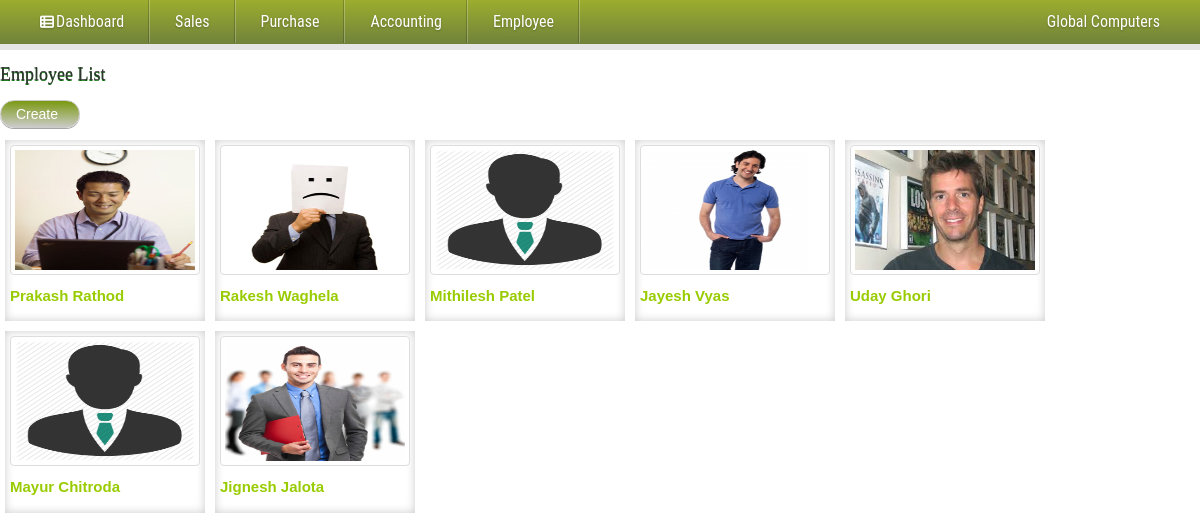
The page /admin/employee_list.php (signed in) on the database its author committed.
### tables this page shows
CREATE TABLE IF NOT EXISTS `employee_master` (
  `emp_id` int(10) NOT NULL AUTO_INCREMENT,
  `emp_name` varchar(100) NOT NULL,
  `doj` date NOT NULL,
  `address` varchar(300) NOT NULL,
  `address1` varchar(300) NOT NULL,
  `phone` varchar(30) NOT NULL,
  `mob` varchar(10) NOT NULL,
  `email` varchar(50) NOT NULL,
  `dob` date NOT NULL,
  `sex` char(1) NOT NULL,
  `marital_status` varchar(10) NOT NULL,
  `dept_id` int(10) NOT NULL,
  `job_title` varchar(50) NOT NULL,
  `basic_salary` double(10,2) NOT NULL,
  `reference_by` varchar(50) NOT NULL,
  `emp_img` varchar(200) NOT NULL,
  PRIMARY KEY (`emp_id`)
);

### admin/employee_list.php (the view, shortened to what this page needs)
<?php include_once("header.php"); ?>
<form action="" method="post" role="form">
	<h4 id="title">Employee List </h4>
	<a href="#modal" id="btn-create">Create</a>
	<br /><br />
	<?php
	  $rs=mysql_query("select *from employee_master")or die(mysql_error());
	  if (mysql_num_rows($rs)>0)
	  {
		while($row=mysql_fetch_array($rs))
		{
		echo '<div id="box-list"><a href="employee.php?view=employee&empid='.$row['emp_id'].'">';
		if($row['emp_img']=="")
			echo'<img src="../emp_img/emp_m.png" id="img" class="img-thumbnail"/></a>';
		else
			echo'<img src="../emp_img/'.$row['emp_img'].'" id="img" class="img-thumbnail"/></a>';
		echo'<div id="box-detail"><a href="employee.php?view=employee&empid='.$row['emp_id'].'" id="box-list-link" align=center>'.$row['emp_name'].'</a></div></div>';
		}
	}
	else
	echo 'Record Not Found..';
	 ?>
</form>

### admin/header.php (shortened to what this page needs)
<?php
	if(isset($_SESSION['ossem_user_id']) && isset($_SESSION['ossem_db_name']))
	{
		if($_SESSION['ossem_user_type1']!=10)
		{
?>
<!DOCTYPE html>
    <link rel="stylesheet" type="text/css" href="../styles/menu_style.css">
	<link href="../styles/bootstrap.min.css" rel="stylesheet">
    <link href="../styles/font-awesome.min.css" rel="stylesheet">
    <link href="../styles/style.css" rel="stylesheet">
	<link href="../styles/popup.css" rel="stylesheet"/>
	<link rel="stylesheet" type="text/css" href="../js/jquery.autocomplete.js" />
	<link href="../styles/bootstrap.css" rel="stylesheet">
	<link rel="stylesheet" href="../styles/datepicker.css">
	<link rel="stylesheet" href="../js/jquery-ui.min.css"/>
</head>
<body>
<div id="header">
	<div class="container">
	</div>
</div>
	<div id="menu1" class="menu_container green full_width topfixed container">
		<ul>
			<li><a href="index.php?id=1"><i class="fa fa-th-list"></i>Dashboard</a></li>
			<li><a href="index.php?id=2">Sales</a></li>
			<li><a href="index.php?id=3">Purchase</a></li>
			<li><a href="index.php?id=4"> Accounting</a></li>
			<?php
			if($_SESSION['ossem_user_type']!=2)
				echo '<li><a href="index.php?id=5">Employee</a></li>';
			?>
			<li class="right last"><a href="#">
			<?php  echo ucwords($_SESSION['ossem_enterprise_name']); ?></a>
			</li>
		</ul>
	</div>
<?php
 }
 }
 else{
 ?>
	<meta http-equiv="refresh" content="0;url=../index.php">
 <?php
 }
 ?>

### styles/menu_style.css (style rules this page uses)
.fa { display:inline-block;font-family:FontAwesome;font-style:normal;font-weight:normal;line-height:1;-webkit-font-smoothing:antialiased;-moz-osx-font-smoothing:grayscale }
.fa-th-list:before { content:"\f00b" }
.menu_container { margin-bottom:30px;height:auto;clear:both;float:left;border-radius:2px;box-sizing:border-box;-moz-box-sizing:border-box }
.menu_container.full_width { width:100%; }
.menu_container>ul { position:relative;list-style:none;margin:0;padding:0;float:left;width:100%;background:inherit;height:0;overflow:hidden }
.menu_container>ul>li { position:relative;background:inherit;display:block;padding:0;margin:0 }
.menu_container>ul>li>a { padding:8px 25px;display:block;color:#fff;text-decoration:none;text-shadow:0 1px 2px rgba(0,0,0,0.25);font-size:16px;line-height:28px;height:43px;font-family:"Roboto Condensed",sans-serif;transition:background-color 200ms linear;-moz-transition:background-color 200ms linear;-o-transition:background-color 200ms linear;-webkit-transition:background-color 200ms linear }
.menu_container>ul>li .fa { font-size:14px;margin-right:2px }
.menu_container>ul>li.last>a { box-shadow:none;border-right:0 }
@media only screen and (min-width:640px) { .menu_container { height:44px;padding-left:10px;padding-right:10px } }
@media only screen and (min-width:640px) { .menu_container>ul { transition:all 100ms linear;-moz-transition:all 100ms linear;-o-transition:all 100ms linear;-webkit-transition:all 100ms linear;height:44px;background:0;overflow:visible } }
@media only screen and (min-width:640px) { .menu_container>ul>li { position:static;float:left;background:inherit } }
@media only screen and (min-width:640px) { .menu_container>ul>li>a { box-shadow:none;border-right:0;box-shadow:inset -1px 0 0 rgba(0,0,0,0.2);border-right:1px solid rgba(255,255,255,0.25) } }
@media only screen and (min-width:640px) { .menu_container>ul>li.right { float:right } }
.menu_container.topfixed { position:fixed;width:100%;top:0;left:0;border-radius:0 }
.menu_container.green { background:#9cad2e;background:-moz-linear-gradient(top,#9cad2e 0,#70823b 100%);background:-webkit-gradient(linear,left top,left bottom,color-stop(0,#9cad2e),color-stop(100%,#70823b));background:-webkit-linear-gradient(top,#9cad2e 0,#70823b 100%);background:-o-linear-gradient(top,#9cad2e 0,#70823b 100%);background:-ms-linear-gradient(top,#9cad2e 0,#70823b 100%);background:linear-gradient(to bottom,#9cad2e 0,#70823b 100%) }

### styles/style.css (style rules this page uses)
#title { width:100%; font-family:Georgia, "Times New Roman", Times, serif; height:auto; margin-top:15px; text-shadow: 0 1px #006600; }
body { margin: 0; padding: 0; color: #414141; }
#header { background: rgba(0,0,0,0.1); padding: 20px 0; position:relative; }
#box-list { width:200px; float:left; margin:5px; padding:5px; -moz-box-shadow: inset 0 0 5px #CCCCCC; -webkit-box-shadow: inset 0 0 5px #CCCCCC; box-shadow: inset 0 0 10px #CCCCCC; }
#box-detail { padding:10px 10px 10px 0px; }
#img { width:190px; height:130px; }
#box-list-link { font-size:15px; color:#99CC00; text-transform:capitalize; font-weight:600; }
#btn-create { background: -webkit-linear-gradient(180deg, #CCCCCC, #79980d); background: -o-linear-gradient(180deg, #333333, #79980d); background: -moz-linear-gradient(180deg, #333333, #79980d); background: linear-gradient(1deg,#CCCCCC,#79980d); filter: progid:DXImageTransform.Microsoft.gradient(GradientType=0,StartColorStr='#f6f6f6', EndColorStr='#e1e1e1'); border: 1px solid #ccc; color:#FFFFFF; display:inline-block; min-width:80px; float:left; font-family:Verdana, Arial, Helvetica, sans-serif; margin-right:0px; margin-bottom:5px; padding:3px 0px; padding-left:15px; margin-top:5px; text-decoration:none; border-radius:20px; -moz-border-radius:20px; -webkit-border-radius:20px; -moz-box-shadow:0 1px rgba(0,0,0,.35); -webkit-box-shadow:0 1px rgba(0,0,0,.35); }

### styles/popup.css (style rules this page uses)
html, body, div, span, applet, object, iframe, h1, h2, h3, h4, h5, h6, p, blockquote, pre, a, abbr, acronym, address, big, cite, code, del, dfn, em, img, ins, kbd, q, s, samp, small, strike, strong, sub, sup, tt, var, b, u, i, center, dl, dt, dd, ol, ul, li, fieldset, form, label, legend, table, caption, tbody, tfoot, thead, tr, th, td, article, aside, canvas, details, embed, figure, figcaption, footer, header, hgroup, menu, nav, output, ruby, section, summary, time, mark, audio, video { margin: 0; padding: 0; border: 0; font-size: 100%; font: inherit; vertical-align: baseline; }
body { line-height: 1; }
ol, ul { list-style: none; }

### rows shown on the page
employee_master: emp_img (picture), emp_name "Prakash Rathod"
employee_master: emp_img (picture), emp_name "Rakesh Waghela"
employee_master: emp_name "Mithilesh Patel"
employee_master: emp_img (picture), emp_name "Jayesh Vyas"
employee_master: emp_img (picture), emp_name "Uday Ghori"
employee_master: emp_name "Mayur Chitroda"
employee_master: emp_img (picture), emp_name "Jignesh Jalota"

### other values the page prints
$_SESSION['ossem_enterprise_name'] "Global Computers"
